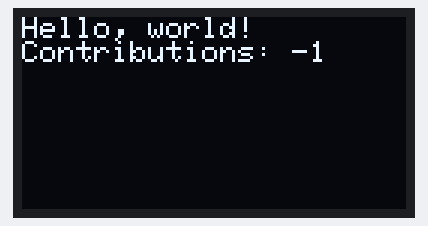
Bench run of a sketch on a simulated ESP32. Shown: 128×64 one-colour display. WiFi joins after 1.5 s; servers stay silent unless stated; the display library's start-up logo is not drawn; uploads are accepted with an empty reply; what the sketch prints to the serial monitor is not drawn.

Above: at 1.9 s.

The sketch:

connection_test.ino
```cpp
#include <SPI.h>
#include <Wire.h>
#include <Adafruit_GFX.h>
#include <Adafruit_SSD1306.h>
#include <ArduinoJson.h>
#include <WiFi.h>
#include <HTTPClient.h>

const char* ssid = "CheZ Lounge 2.0";
const char* password = "Chez12345";

const char* githubToken = "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";
const char* githubUsername = "Jevs21";

#define SCREEN_WIDTH 128 // OLED display width, in pixels
#define SCREEN_HEIGHT 64 // OLED display height, in pixels

Adafruit_SSD1306 display(SCREEN_WIDTH, SCREEN_HEIGHT, &Wire, -1);

// void setup() {
//   Serial.begin(9600);
//   Serial.println("Initializing...");

//   Wire.begin(); // Initialize the I2C bus
//   display.begin(SSD1306_SWITCHCAPVCC, 0x3C); // Initialize the OLED display with the I2C address of 0x3C
//   display.display(); // Clear the display
//   Serial.println("Initialized.");
// }
int todayContributions = 0;
void setup() {
  Serial.begin(115200);
  Serial.println("Initializing...");

  Wire.begin(); // Initialize the I2C bus
  display.begin(SSD1306_SWITCHCAPVCC, 0x3C); // Initialize the OLED display with the I2C address of 0x3C
  display.display(); // Clear the display

  WiFi.begin(ssid, password); // Connect to Wi-Fi
  displayStatus("Connecting to Wi-Fi...");

  while (WiFi.status() != WL_CONNECTED) {
    delay(500);
    Serial.print(".");
  }

  displayStatus("Connected to Wi-Fi");
  Serial.println("Connected to Wi-Fi.");

  todayContributions = getTodayContributions(githubUsername, githubToken);
  Serial.print("Today's contributions: ");
  Serial.println(todayContributions);
}

void displayStatus(const char* message) {
  display.clearDisplay(); // Clear the buffer
  display.setCursor(0, 0); // Set the cursor position
  display.setTextSize(1); // Set the text size
  display.setTextColor(WHITE); // Set the text color
  display.println(message); // Print the message
  display.display(); // Update the display
}

void loop() {
  // Serial.println("Printing message...");
  display.clearDisplay(); // Clear the buffer
  display.setCursor(0, 0); // Set the cursor position
  display.setTextSize(1); // Set the text size
  display.setTextColor(WHITE); // Set the text color
  display.println("Hello, world!"); // Print the message
  display.print("Contributions: ");
  display.println(todayContributions);
  display.display(); // Update the display
  // Serial.println("Message printed.");
  delay(1000); // Wait for a second
}
int getTodayContributions(const char* username, const char* token) {
  if (WiFi.status() != WL_CONNECTED) {
    Serial.println("Error: Not connected to Wi-Fi.");
    return -1;
  }

  HTTPClient http;
  http.begin("https://api.github.com/graphql");
  http.addHeader("Content-Type", "application/json");
  http.addHeader("Authorization", "bearer " + String(token));

  String query = "{\"query\":\"query { user(login: \\\"" + String(username) + "\\\") "
                 "{ contributionsCollection { contributionCalendar { totalContributions } } } }\"}";

  int httpResponseCode = http.POST(query);

  if (httpResponseCode != 200) {
    Serial.print("Error fetching contributions data: ");
    Serial.println(httpResponseCode);
    http.end();
    return -1;
  }

  String payload = http.getString();
  Serial.print("Payload: ");
  Serial.println(payload);
  http.end();

  StaticJsonDocument<1024> doc;
  DeserializationError error = deserializeJson(doc, payload);

  if (error) {
    Serial.print("Error deserializing JSON: ");
    Serial.println(error.c_str());
    return -1;
  }

  JsonObject userData = doc["data"]["user"];
  if (userData.isNull()) {
    Serial.println("Error: User data not found.");
    return -1;
  }

  JsonObject contributionsCollection = userData["contributionsCollection"];
  if (contributionsCollection.isNull()) {
    Serial.println("Error: Contributions collection not found.");
    return -1;
  }

  JsonObject contributionCalendar = contributionsCollection["contributionCalendar"];
  if (contributionCalendar.isNull()) {
    Serial.println("Error: Contribution calendar not found.");
    return -1;
  }

  int todayContributions = contributionCalendar["totalContributions"];
  return todayContributions;
}
```
